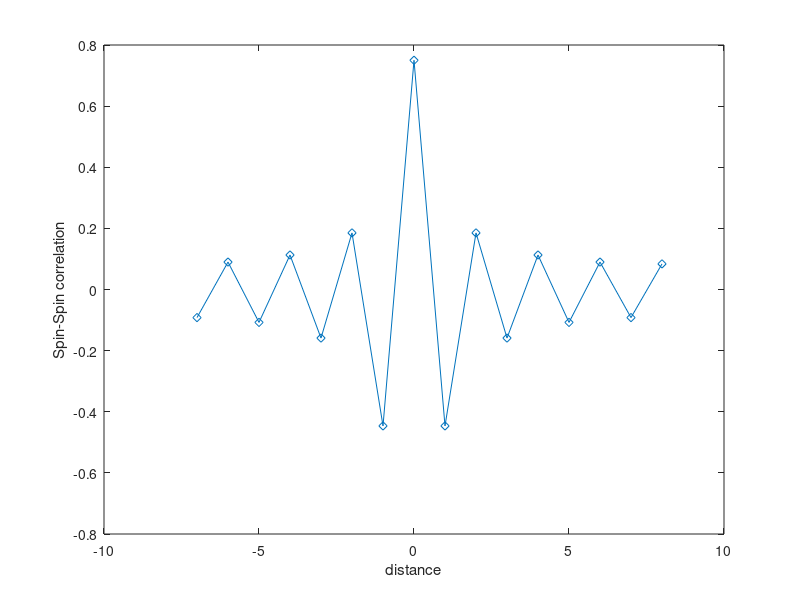

Write the MATLAB code that produced this figure.
clear; % clearig RAM
clc; % clearing screen (command widow)
close all; % closing all open plots/figures

% Pauli matrics

L = 16;
J1 = 1; % Nearest neighbor Heisenberg coupling
J2 = 0.0; % Next nearest neighbor Heisenberg coupling
bnd = 1; % boundary condition : 1--> PBC  0 --> OBC  -1 --> APBC
hbar = 1;

tic; % start time 

% pauli matrices (defined as sparse matrices)
sigma_0 = speye(2);
sigma_z = sparse([1,0; 0,-1]);
sigma_x = sparse([0, 1; 1,0]);
sigma_y = sparse([0,-1i; 1i,0]);
sigma_p = (sigma_x + 1i * sigma_y)/2;
sigma_m = (sigma_x - 1i * sigma_y)/2;
n = (sigma_p * sigma_m); % number operator



% spin operators for two sites problem
sx_1 = kron(hbar/2*sigma_x, sigma_0);
sx_2 = kron(sigma_0, hbar/2*sigma_x);

sy_1 = kron(hbar/2*sigma_y, sigma_0);
sy_2 = kron(sigma_0, hbar/2*sigma_y);

sz_1 = kron(hbar/2*sigma_z, sigma_0);
sz_2 = kron(sigma_0, hbar/2*sigma_z);

% Heisenberg Hamiltonian for two sites
H = J1 * (sx_1*sx_2 + sy_1*sy_2 + sz_1*sz_2);

[U, D] = eig(full(H)); % digonalizing Hamiltonian



% for three sites
sx_1 = kron(hbar/2*sigma_x, kron(sigma_0, sigma_0));
sx_2 = kron(sigma_0, kron(hbar/2*sigma_x, sigma_0));
sx_3 = kron(sigma_0, kron(sigma_0, hbar/2*sigma_x));

sy_1 = kron(hbar/2*sigma_y, kron(sigma_0, sigma_0));
sy_2 = kron(sigma_0, kron(hbar/2*sigma_y, sigma_0));
sy_3 = kron(sigma_0, kron(sigma_0, hbar/2*sigma_y));

sz_1 = kron(hbar/2*sigma_z, kron(sigma_0, sigma_0));
sz_2 = kron(sigma_0, kron(hbar/2*sigma_z, sigma_0));
sz_3 = kron(sigma_0, kron(sigma_0, hbar/2*sigma_z));


H = J1 * ((sx_1*sx_2 + sy_1*sy_2 + sz_1*sz_2) + (sx_2*sx_3 + sy_2*sy_3 + sz_2*sz_3));

[U, D] = eig(full(H));

% spin operators for three sites
sx_1 = kron(hbar/2*sigma_x, kron(sigma_0, kron(sigma_0,sigma_0)));
sx_2 = kron(sigma_0, kron(hbar/2*sigma_x, kron(sigma_0,sigma_0)));
sx_3 = kron(sigma_0, kron(sigma_0, kron(hbar/2*sigma_x,sigma_0)));
sx_4 = kron(sigma_0, kron(sigma_0, kron(sigma_0,hbar/2*sigma_x)));



% general problem: spin operators for n sites
sx{1} = hbar/2 * sigma_x;
sy{1} = hbar/2 * sigma_y;
sz{1} = hbar/2 * sigma_z;
id = sigma_0;
for num_sites = 2: L
    for pos = 1:num_sites-1
        sx{pos} = kron(sx{pos}, sigma_0);
        sy{pos} = kron(sy{pos}, sigma_0);
        sz{pos} = kron(sz{pos}, sigma_0);
    end
    sx{num_sites} = kron(id, hbar/2*sigma_x);
    sy{num_sites} = kron(id, hbar/2*sigma_y);
    sz{num_sites} = kron(id, hbar/2*sigma_z);
    id = kron(id, sigma_0);
end

H = sparse(0);
% nearest neighbor interaction
for pos = 1:L-1
    H = H + J1 * (sx{pos}*sx{pos+1} + sy{pos}*sy{pos+1} + sz{pos}*sz{pos+1});
end
if bnd == 1
    H = H + bnd * J1 * (sx{1}*sx{L} + sy{1}*sy{L} + sz{1}*sz{L});
end

% next nearest neighbor interaction
for pos = 1:L-2
    H = H + J2 * (sx{pos}*sx{pos+2} + sy{pos}*sy{pos+2} + sz{pos}*sz{pos+2});
end
if bnd == 1
    H = H + bnd * J2 * (sx{1}*sx{L-1} + sy{1}*sy{L-1} + sz{1}*sz{L-1} + sx{2}*sx{L} + sy{2}*sy{L} + sz{2}*sz{L});
end

% all eigenvalues ( indeed for > 2-3% of eigenvalues are needed)
% [U, D] = eig(full(H));

% Finding a number of lowest eigenvalues and eigenvectors only
n_eigs = min(10, size(H,1));
[U, D] = eigs(H, n_eigs, 'sa'); % 'sa', 'sr', 'la', 'lr'
E = diag(D)

psi = U(:,1); % |psi> ground-state wavefunction
% computing spin-spin correlationn functions
SS_corr = zeros(L);
for i1 = 1:L
    for i2 = i1+0:L 
        O = sx{i1}*sx{i2}+sy{i1}*sy{i2}+sz{i1}*sz{i2};
        SS_corr(i1,i2) = psi' * O * psi; % <psi| s_2.s_8 |psi>
        SS_corr(i2,i1) = SS_corr(i1,i2);
    end
end
SS_corr

% plotting correlation functions
x = (1:L)-round(L/2);
y = SS_corr(round(L/2),:);
plot(x,y,'-d');
xlabel('distance')
ylabel('Spin-Spin correlation')
elapsed_time = toc % finish time